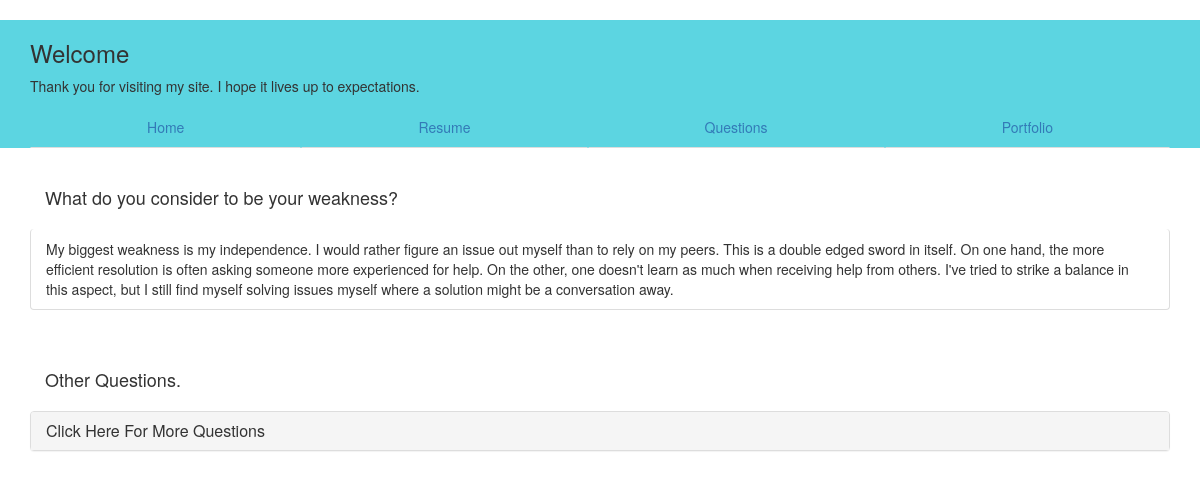
Page /4/ on the committed database.
### app/models.py (models this page shows)
class Question(models.Model):
    question_text = models.CharField(max_length=200)
    def __str__(self):
        return self.question_text

class Answer(models.Model):
    question = models.ForeignKey(Question, on_delete=models.CASCADE)
    answer = models.TextField()
    def __str__(self):
        return self.answer

### app/views.py (the view)
# urls.py: url(r'^(?P<pk>[0-9]+)/$', app.views.SingleQuestionView.as_view(), name='detail'),
class SingleQuestionView(generic.DetailView):
    model = Question
    template_name = 'app/single_question.html'
    def get_context_data(self, **kwargs):
        context = super(SingleQuestionView, self).get_context_data(**kwargs)
        context['full_question_list'] = Question.objects.all()
        return context

### app/templates/app/single_question.html (shortened to what this page needs)
{% extends 'base.html' %}
{% load static %}
{% block content %}
<br />
<div class="container">
    <div class="panel-heading">
        <h4>{{ question.question_text }}</h4>
    </div>
{% for n in question.answer_set.all %}
  <ul class="list-group">
    <li class="list-group-item">
        {{n}}
    </li>
  </ul>
{% endfor %}
    <br />
     <div class="panel-heading">
       <h4>Other Questions.</h4>
    </div>
  <div class="panel-group">
    <div class="panel panel-default">
      <div class="panel-heading">
        <h4 class="panel-title">
          <a data-toggle="collapse" href="#collapse1">Click Here For More Questions</a>
        </h4>
      </div>
    </div>
  </div>
 </div>
{% endblock %}

### rows in the picture
Question: question_text "What do you consider to be your weakness?"
Answer: answer "My biggest weakness is my independence. I would rather figure an issue out myself than to rely on my peers. This is a double edged sword in itself. On one hand, the more efficient resolution is often asking someone more experienced for help. On the other, one doesn't learn as much when receiving help from others. I've tried to strike a balance in this aspect, but I still find myself solving issues myself where a solution might be a conversation away."
